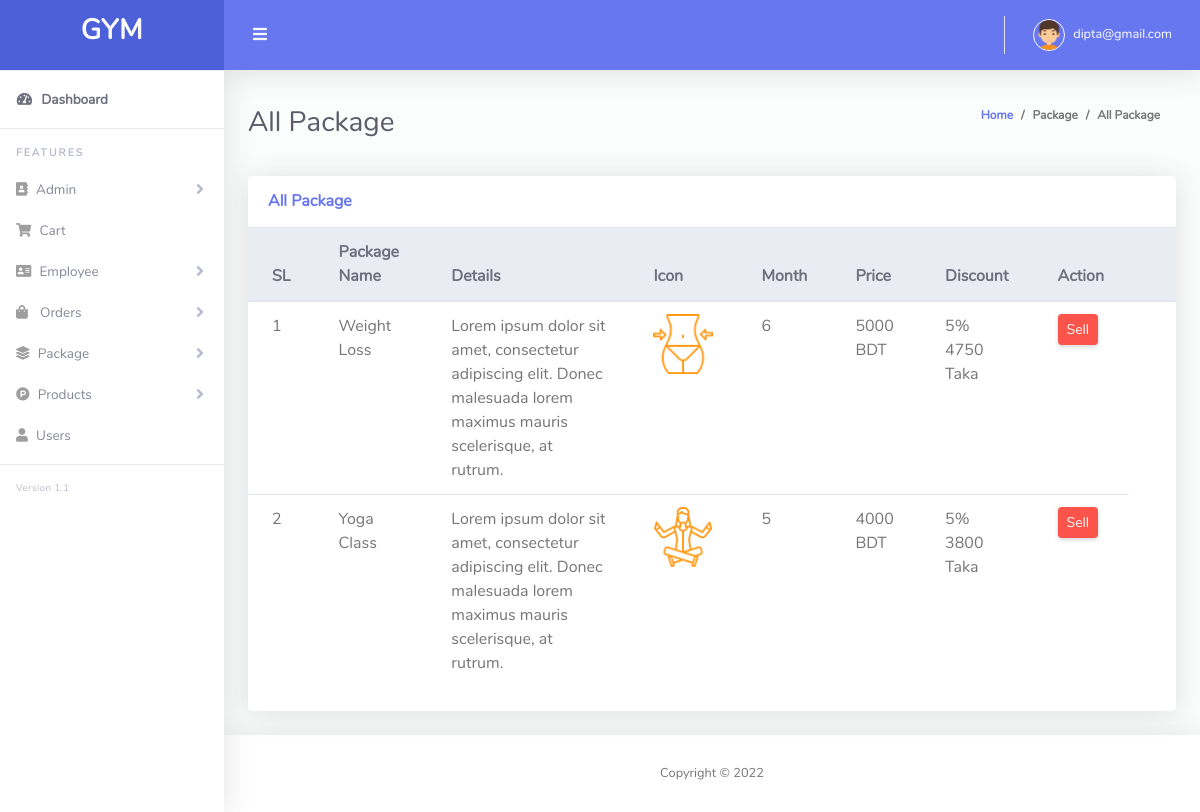
/admin/all_package.php (signed in), run on the app's committed database.
### tables this page shows
CREATE TABLE `package_table` (
  `package_id` int(20) NOT NULL,
  `pack_name` varchar(255) NOT NULL,
  `details` text NOT NULL,
  `image` varchar(255) NOT NULL,
  `month` varchar(255) NOT NULL,
  `price` int(25) NOT NULL,
  `discount` int(25) NOT NULL,
  `del_pack` tinyint(10) NOT NULL DEFAULT 0
);

### Classes/DB.php (called while the page is built, shortened)
<?php
class DB
{
    public function connect(){
        $this->conn = new mysqli("localhost","root","","gym");
        if ($this->conn->connect_error) {
          die("Connection failed: " . $this->conn->connect_error);
        }
        else{
            return $msg =  "connected";
        }
    }
}

### Classes/PackageClass.php (called while the page is built, shortened)
<?php
include_once 'db.php';
class PackageClass extends DB
{
    public function viewPackage(){
        $qry = "SELECT * FROM package_table where del_pack=0";
        $result = $this->conn->query($qry);
        return $result;
    }
}

### admin/all_package.php (the view, shortened to what this page needs)
<?php include 'layouts/header.php';
?>
<div class="container-fluid" id="container-wrapper">
    <div class="d-sm-flex align-items-center justify-content-between mb-4">
        <h1 class="h3 mb-0 text-gray-800">All Package</h1>
        <ol class="breadcrumb">
            <li class="breadcrumb-item"><a href="./">Home</a></li>
            <li class="breadcrumb-item">Package</li>
            <li class="breadcrumb-item active" aria-current="page">All Package</li>
        </ol>
    </div>
    <div class="row">
        <div class="col-lg-12 mb-4">
            <div class="card">
                <div class="card-header py-3 d-flex flex-row align-items-center justify-content-between">
                    <h6 class="m-0 font-weight-bold text-primary">All Package</h6>
                </div>
                <div class="table-responsive">
                    <table class="table align-items-center table-flush">
                        <thead class="thead-light">
                            <tr>
                                <th>SL</th>
                                <th>Package Name</th>
                                <th>Details</th>
                                <th>Icon</th>
                                <th>Month</th>
                                <th>Price</th>
                                <th>Discount <br></th>
                                <th>Action</th>
                                <th></th>
                            </tr>
                        </thead>
                        <tbody>
                            <?php
                            $i = 0;
                            $view = $pack->viewPackage();
                            foreach ($view as $value) {
                            ?>
                                <tr>
                                    <td><?php echo $i += 1; ?></td>
                                    <td><?php echo $value['pack_name']; ?></td>
                                    <td><?php echo $value['details']; ?></td>
                                    <td><img style="height: 60px; width: 60px;" src="<?php echo $value['image']; ?>" alt=""> </td>
                                    <td><?php echo $value['month']; ?></td>
                                    <td><?php echo $value['price']; ?> BDT</td>
                                    <td><?php echo $value['discount']; ?>% <br> <?php echo $value['price'] - (($value['price'] * $value['discount']) / 100) ?> Taka</td>
                                    <td><a href="customeradmit.php?packid=<?php echo $value['package_id']; ?>" class="btn btn-sm btn-danger">Sell</a></td>
                                </tr>
                            <?php } ?>
                        </tbody>
                    </table>
                </div>
                <div class="card-footer"></div>
            </div>
        </div>
    </div>
</div>
<?php include 'layouts/footer.php'; ?>

### data on the page
package_table: i "1", pack_name "Weight Loss", details "Lorem ipsum dolor sit amet, consectetur adipiscing elit. Donec malesuada lorem maximus mauris scelerisque, at rutrum.", image (picture), month "6", price "5000", discount "5", $value['price'] - (($value['price'] * $value['discount']) / 100) "4750"
package_table: i "2", pack_name "Yoga Class", details "Lorem ipsum dolor sit amet, consectetur adipiscing elit. Donec malesuada lorem maximus mauris scelerisque, at rutrum.", image (picture), month "5", price "4000", discount "5", $value['price'] - (($value['price'] * $value['discount']) / 100) "3800"

### other printed values
$_SESSION['admin_email'] "dipta@gmail.com"
